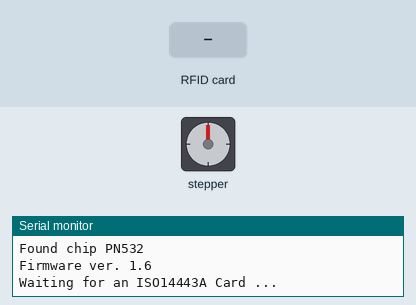
This sketch was run on a simulated Arduino Uno, built with avr-gcc and run on an emulated ATmega328P. On the bench: stepper motor, the last lines printed to the serial monitor. Inputs (shaded band) come from the test bench. Stepper angles assume 4096 steps per turn.

Above: at 1.2 s.
1.3 s: RFID card 36 82 A1 AC held to the reader
At 1.46 s:
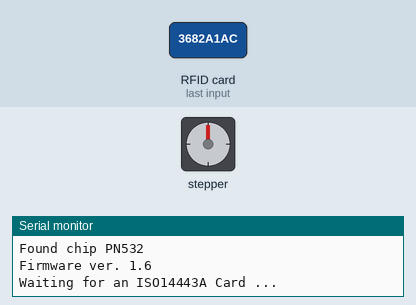
At 3.9 s:
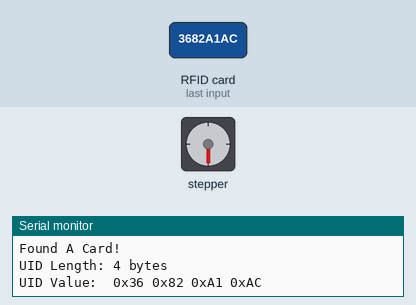
4.3 s: RFID card 5E 7A 19 C4 held to the reader
At 5.32 s:
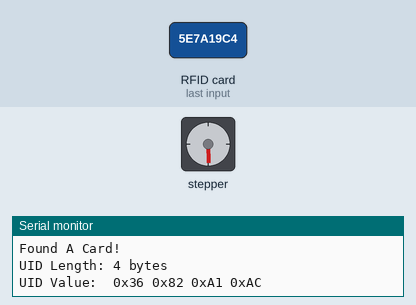
Timing chart, 0 to 8.5 s (numbered marks = the images above; inputs shaded):
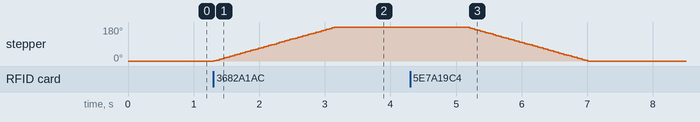

Measured:
- after the input at 1.3 s, stepper: turns 180° clockwise in 1.9 s, starting at once
- after the input at 4.3 s, stepper: turns 180° counter-clockwise in 1.8 s, starting after 0.87 s

The sketch:

sketch.ino
```cpp
    /*
  PN532-NFC-RFID-Module-Library
  modified on 18 Nov 2020
  by Amir Mohammad Shojaee @ Electropeak
  https://electropeak.com/learn/

  based on www.electroschematics.com Arduino Examples
*/

#include <CheapStepper.h>
#include <SoftwareSerial.h>
#include <PN532_SWHSU.h>
#include <PN532.h>

SoftwareSerial SWSerial( 10, 11 ); // RX, TX
PN532_SWHSU pn532swhsu( SWSerial );
PN532 nfc( pn532swhsu );

CheapStepper stepper (5,4,3,2);
boolean moveClockwise = true;

byte allowedKey[] = {0x36, 0x82, 0xA1, 0xAC};


void setup(void) {
  Serial.begin(115200);
  Serial.println("Hello Maker!");

  nfc.begin();
  stepper.setRpm(2);

  uint32_t versiondata = nfc.getFirmwareVersion();

  if (! versiondata) {
    Serial.print("Didn't Find PN53x Module");
    while (1); // Halt
  }

  // Got valid data, print it out!
  Serial.print("Found chip PN5"); Serial.println((versiondata>>24) & 0xFF, HEX);
  Serial.print("Firmware ver. "); Serial.print((versiondata>>16) & 0xFF, DEC);
  Serial.print('.'); Serial.println((versiondata>>8) & 0xFF, DEC);
  // Configure board to read RFID tags
  nfc.SAMConfig();
  Serial.println("Waiting for an ISO14443A Card ...");
}

void loop(void) {

  boolean success;
  uint8_t uid[] = { 0, 0, 0, 0, 0, 0, 0 };  // Buffer to store the returned UID
  uint8_t uidLength;                       // Length of the UID (4 or 7 bytes depending on ISO14443A card type)
  success = nfc.readPassiveTargetID(PN532_MIFARE_ISO14443A, &uid[0], &uidLength);


  moveClockwise = false;
  stepper.moveTo (moveClockwise, 0);

  if (success) {

    if (uid[0] == allowedKey[0] && uid[1] == allowedKey[1] && uid[2] == allowedKey[2] && uid[3] == allowedKey[3] ) {
      moveClockwise = true;
      stepper.moveTo (moveClockwise, 2048);
    }

    Serial.println("Found A Card!");
    Serial.print("UID Length: ");
    Serial.print(uidLength, DEC);
    Serial.println(" bytes");
    Serial.print("UID Value: ");

    for (uint8_t i=0; i < uidLength; i++)
    {
      Serial.print(" 0x");
      Serial.print(uid[i], HEX);
    }

    Serial.println("");
    // 2 second halt
    delay(2000);

  }
  else
  {
    // PN532 probably timed out waiting for a card
    Serial.println("Timed out! Waiting for a card...");
  }
}
```
